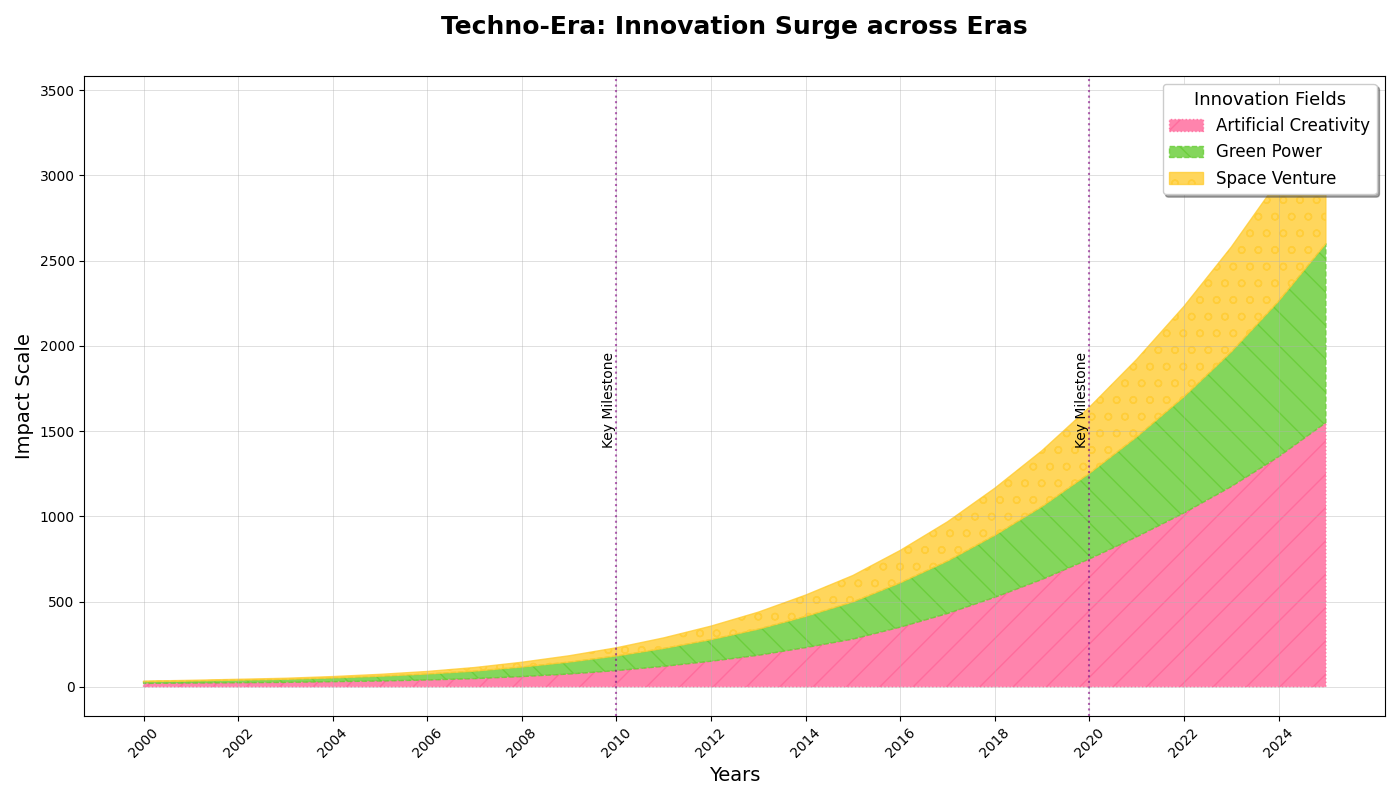

Python code for this plot:
import matplotlib.pyplot as plt
import numpy as np

years = np.arange(2000, 2026)
ai_innovation = np.array([20, 22, 24, 26, 30, 34, 40, 48, 60, 75, 95, 120, 150, 185, 230, 280, 350, 430, 525, 630, 750, 880, 1020, 1175, 1350, 1550])
renewable_energy = np.array([10, 12, 15, 18, 22, 28, 35, 44, 56, 70, 86, 105, 127, 153, 183, 218, 260, 308, 364, 428, 502, 586, 682, 790, 912, 1050])
space_exploration = np.array([3, 4, 5, 6, 8, 11, 15, 21, 28, 37, 48, 62, 79, 100, 125, 155, 190, 230, 276, 328, 388, 455, 530, 615, 710, 815])

fig, ax = plt.subplots(figsize=(14, 8))

ax.fill_between(years, ai_innovation, label='Artificial Creativity', color='#ff6699', alpha=0.8, linestyle=':', hatch='/')
ax.fill_between(years, ai_innovation + renewable_energy, ai_innovation, label='Green Power', color='#66cc33', alpha=0.8, linestyle='--', hatch='\\')
ax.fill_between(years, ai_innovation + renewable_energy + space_exploration, ai_innovation + renewable_energy, label='Space Venture', color='#ffcc33', alpha=0.8, linestyle='-', hatch='o')

ax.set_title("Techno-Era: Innovation Surge across Eras", fontsize=18, weight='bold', pad=30)
ax.set_xlabel("Years", fontsize=14)
ax.set_ylabel("Impact Scale", fontsize=14)
ax.set_xticks(years[::2])
ax.tick_params(axis='x', rotation=45)
ax.grid(True, linestyle='-', linewidth=0.7, alpha=0.4)

ax.legend(loc='best', fontsize=12, title="Innovation Fields", title_fontsize='13', shadow=True)

highlight_years = [2010, 2020]
for year in highlight_years:
    ax.axvline(x=year, color='purple', linestyle=':', linewidth=1.5, alpha=0.6)
    ax.text(year, 1400, 'Key Milestone', rotation=90, verticalalignment='bottom', horizontalalignment='right')

plt.tight_layout()

plt.show()
